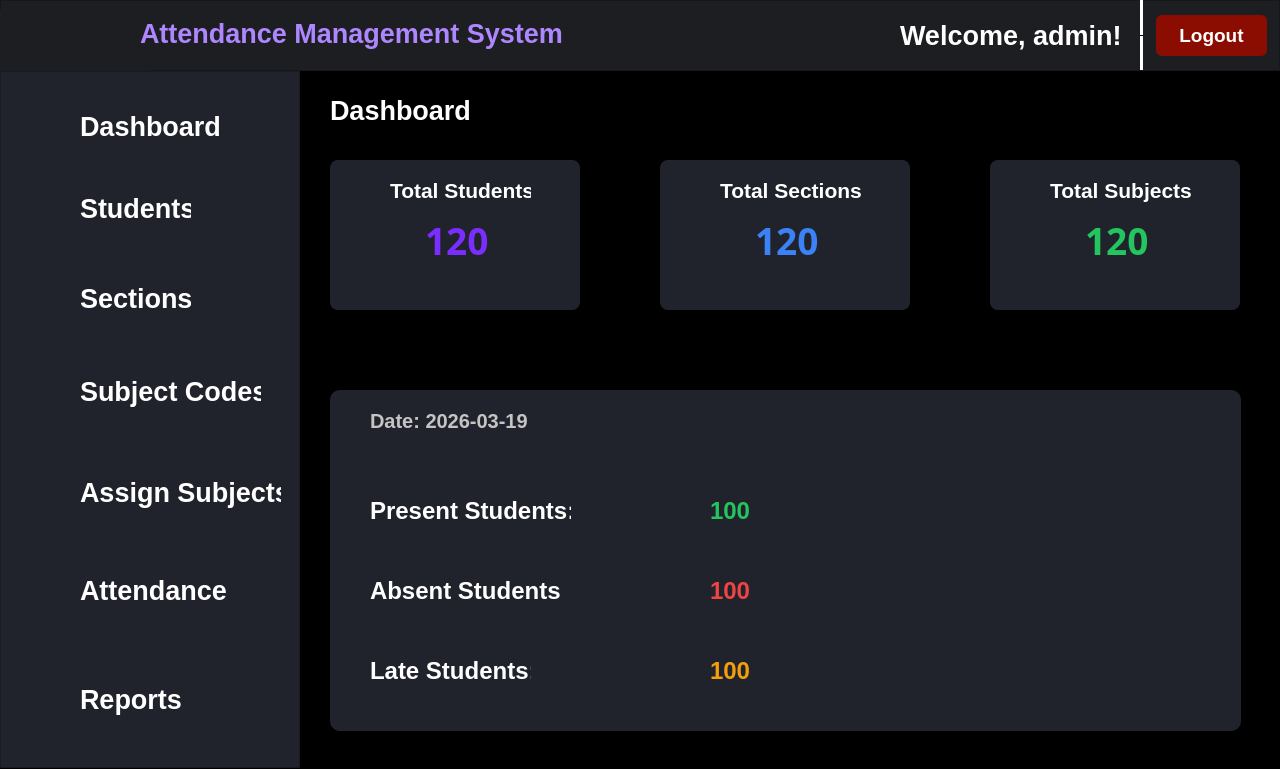
<?xml version="1.0" encoding="UTF-8"?>
<ui version="4.0">
 <class>MainWindow</class>
 <widget class="QMainWindow" name="MainWindow">
  <property name="geometry">
   <rect>
    <x>0</x>
    <y>0</y>
    <width>1280</width>
    <height>769</height>
   </rect>
  </property>
  <property name="minimumSize">
   <size>
    <width>1280</width>
    <height>768</height>
   </size>
  </property>
  <property name="maximumSize">
   <size>
    <width>1280</width>
    <height>16777215</height>
   </size>
  </property>
  <property name="windowTitle">
   <string>MainWindow</string>
  </property>
  <property name="styleSheet">
   <string notr="true">QMainWindow{
	background-color: black;
}

QWidget#centralwidget{
	background-color: black;
}</string>
  </property>
  <widget class="QWidget" name="centralwidget">
   <widget class="QFrame" name="topbar">
    <property name="geometry">
     <rect>
      <x>0</x>
      <y>0</y>
      <width>1280</width>
      <height>71</height>
     </rect>
    </property>
    <property name="styleSheet">
     <string notr="true">background-color: #1D1E21;</string>
    </property>
    <property name="frameShape">
     <enum>QFrame::StyledPanel</enum>
    </property>
    <property name="frameShadow">
     <enum>QFrame::Raised</enum>
    </property>
    <widget class="QLabel" name="label">
     <property name="geometry">
      <rect>
       <x>0</x>
       <y>10</y>
       <width>151</width>
       <height>71</height>
      </rect>
     </property>
     <property name="text">
      <string/>
     </property>
     <property name="pixmap">
      <pixmap>../assets/140x140.png</pixmap>
     </property>
    </widget>
    <widget class="QLabel" name="label_2">
     <property name="geometry">
      <rect>
       <x>140</x>
       <y>8</y>
       <width>431</width>
       <height>50</height>
      </rect>
     </property>
     <property name="font">
      <font>
       <family>Segoe UI</family>
       <pointsize>20</pointsize>
       <weight>75</weight>
       <bold>true</bold>
      </font>
     </property>
     <property name="styleSheet">
      <string notr="true">color: #AE86FF;</string>
     </property>
     <property name="text">
      <string>Attendance Management System</string>
     </property>
    </widget>
    <widget class="QPushButton" name="pushButton_9">
     <property name="geometry">
      <rect>
       <x>1156</x>
       <y>15</y>
       <width>111</width>
       <height>41</height>
      </rect>
     </property>
     <property name="font">
      <font>
       <family>Segoe UI</family>
       <pointsize>14</pointsize>
       <weight>75</weight>
       <bold>true</bold>
      </font>
     </property>
     <property name="cursor">
      <cursorShape>PointingHandCursor</cursorShape>
     </property>
     <property name="styleSheet">
      <string notr="true">QPushButton {
background-color: #8B0C00;
border: none;
color: white;
border-radius: 6px;
}

QPushButton:hover {
background-color: #67160F;
}</string>
     </property>
     <property name="text">
      <string>Logout</string>
     </property>
    </widget>
    <widget class="QFrame" name="line">
     <property name="geometry">
      <rect>
       <x>1140</x>
       <y>0</y>
       <width>3</width>
       <height>70</height>
      </rect>
     </property>
     <property name="styleSheet">
      <string notr="true">background-color: white;</string>
     </property>
     <property name="frameShape">
      <enum>QFrame::HLine</enum>
     </property>
     <property name="orientation" stdset="0">
      <number>5</number>
     </property>
    </widget>
    <widget class="QLabel" name="label_3">
     <property name="geometry">
      <rect>
       <x>900</x>
       <y>10</y>
       <width>221</width>
       <height>50</height>
      </rect>
     </property>
     <property name="font">
      <font>
       <family>Segoe UI</family>
       <pointsize>20</pointsize>
       <weight>75</weight>
       <bold>true</bold>
      </font>
     </property>
     <property name="styleSheet">
      <string notr="true">color: white;</string>
     </property>
     <property name="text">
      <string>Welcome, admin!</string>
     </property>
    </widget>
   </widget>
   <widget class="QFrame" name="frame_2">
    <property name="geometry">
     <rect>
      <x>0</x>
      <y>71</y>
      <width>300</width>
      <height>697</height>
     </rect>
    </property>
    <property name="styleSheet">
     <string notr="true">background-color: #20232B;
padding: 10px;</string>
    </property>
    <property name="frameShape">
     <enum>QFrame::StyledPanel</enum>
    </property>
    <property name="frameShadow">
     <enum>QFrame::Raised</enum>
    </property>
    <widget class="QPushButton" name="pushButton">
     <property name="geometry">
      <rect>
       <x>70</x>
       <y>30</y>
       <width>161</width>
       <height>51</height>
      </rect>
     </property>
     <property name="font">
      <font>
       <family>Segoe UI</family>
       <pointsize>20</pointsize>
       <weight>75</weight>
       <italic>false</italic>
       <bold>true</bold>
      </font>
     </property>
     <property name="cursor">
      <cursorShape>PointingHandCursor</cursorShape>
     </property>
     <property name="styleSheet">
      <string notr="true">QPushButton {
    color: white;
    background: transparent;
    border: none;
    text-align: left;
    padding: 10px;
}

QPushButton:hover {
    color: #7B2CFF;
}

QPushButton:checked {
    color: #7B2CFF;
    font-weight: bold;
}</string>
     </property>
     <property name="text">
      <string>Dashboard</string>
     </property>
    </widget>
    <widget class="QPushButton" name="pushButton_2">
     <property name="geometry">
      <rect>
       <x>70</x>
       <y>112</y>
       <width>131</width>
       <height>51</height>
      </rect>
     </property>
     <property name="font">
      <font>
       <family>Segoe UI</family>
       <pointsize>20</pointsize>
       <weight>75</weight>
       <italic>false</italic>
       <bold>true</bold>
      </font>
     </property>
     <property name="cursor">
      <cursorShape>PointingHandCursor</cursorShape>
     </property>
     <property name="styleSheet">
      <string notr="true">QPushButton {
    color: white;
    background: transparent;
    border: none;
    text-align: left;
    padding: 10px;
}

QPushButton:hover {
    color: #7B2CFF;
}

QPushButton:checked {
    color: #7B2CFF;
    font-weight: bold;
}</string>
     </property>
     <property name="text">
      <string>Students</string>
     </property>
    </widget>
    <widget class="QPushButton" name="pushButton_3">
     <property name="geometry">
      <rect>
       <x>70</x>
       <y>202</y>
       <width>131</width>
       <height>51</height>
      </rect>
     </property>
     <property name="font">
      <font>
       <family>Segoe UI</family>
       <pointsize>20</pointsize>
       <weight>75</weight>
       <italic>false</italic>
       <bold>true</bold>
      </font>
     </property>
     <property name="cursor">
      <cursorShape>PointingHandCursor</cursorShape>
     </property>
     <property name="styleSheet">
      <string notr="true">QPushButton {
     color: white;
    background: transparent;
    border: none;
    text-align: left;
    padding: 10px;
}

QPushButton:hover {
    color: #7B2CFF;
}

QPushButton:checked {
    color: #7B2CFF;
    font-weight: bold;
}</string>
     </property>
     <property name="text">
      <string>Sections</string>
     </property>
    </widget>
    <widget class="QPushButton" name="pushButton_4">
     <property name="geometry">
      <rect>
       <x>70</x>
       <y>290</y>
       <width>201</width>
       <height>61</height>
      </rect>
     </property>
     <property name="font">
      <font>
       <family>Segoe UI</family>
       <pointsize>20</pointsize>
       <weight>75</weight>
       <italic>false</italic>
       <bold>true</bold>
      </font>
     </property>
     <property name="cursor">
      <cursorShape>PointingHandCursor</cursorShape>
     </property>
     <property name="acceptDrops">
      <bool>false</bool>
     </property>
     <property name="styleSheet">
      <string notr="true">QPushButton {
     color: white;
    background: transparent;
    border: none;
    text-align: left;
    padding: 10px;
}

QPushButton:hover {
    color: #7B2CFF;
}

QPushButton:checked {
    color: #7B2CFF;
    font-weight: bold;
}</string>
     </property>
     <property name="text">
      <string>Subject Codes</string>
     </property>
    </widget>
    <widget class="QPushButton" name="pushButton_5">
     <property name="geometry">
      <rect>
       <x>70</x>
       <y>391</y>
       <width>221</width>
       <height>61</height>
      </rect>
     </property>
     <property name="font">
      <font>
       <family>Segoe UI</family>
       <pointsize>20</pointsize>
       <weight>75</weight>
       <italic>false</italic>
       <bold>true</bold>
      </font>
     </property>
     <property name="cursor">
      <cursorShape>PointingHandCursor</cursorShape>
     </property>
     <property name="styleSheet">
      <string notr="true">QPushButton {
     color: white;
    background: transparent;
    border: none;
    text-align: left;
    padding: 10px;
}

QPushButton:hover {
    color: #7B2CFF;
}

QPushButton:checked {
    color: #7B2CFF;
    font-weight: bold;
}</string>
     </property>
     <property name="text">
      <string>Assign Subjects</string>
     </property>
    </widget>
    <widget class="QPushButton" name="pushButton_6">
     <property name="geometry">
      <rect>
       <x>70</x>
       <y>494</y>
       <width>171</width>
       <height>51</height>
      </rect>
     </property>
     <property name="font">
      <font>
       <family>Segoe UI</family>
       <pointsize>20</pointsize>
       <weight>75</weight>
       <italic>false</italic>
       <bold>true</bold>
      </font>
     </property>
     <property name="cursor">
      <cursorShape>PointingHandCursor</cursorShape>
     </property>
     <property name="styleSheet">
      <string notr="true">QPushButton {
    color: white;
    background: transparent;
    border: none;
    text-align: left;
    padding: 10px;
}

QPushButton:hover {
    color: #7B2CFF;
}

QPushButton:checked {
    color: #7B2CFF;
    font-weight: bold;
}</string>
     </property>
     <property name="text">
      <string>Attendance</string>
     </property>
    </widget>
    <widget class="QPushButton" name="pushButton_7">
     <property name="geometry">
      <rect>
       <x>70</x>
       <y>598</y>
       <width>121</width>
       <height>61</height>
      </rect>
     </property>
     <property name="font">
      <font>
       <family>Segoe UI</family>
       <pointsize>20</pointsize>
       <weight>75</weight>
       <italic>false</italic>
       <bold>true</bold>
      </font>
     </property>
     <property name="cursor">
      <cursorShape>PointingHandCursor</cursorShape>
     </property>
     <property name="styleSheet">
      <string notr="true">QPushButton {
     color: white;
    background: transparent;
    border: none;
    text-align: left;
    padding: 10px;
}

QPushButton:hover {
    color: #7B2CFF;
}

QPushButton:checked {
    color: #7B2CFF;
    font-weight: bold;
}</string>
     </property>
     <property name="text">
      <string>Reports</string>
     </property>
    </widget>
    <widget class="QLabel" name="label_4">
     <property name="geometry">
      <rect>
       <x>20</x>
       <y>30</y>
       <width>61</width>
       <height>61</height>
      </rect>
     </property>
     <property name="text">
      <string/>
     </property>
     <property name="pixmap">
      <pixmap>../assets/dashboard.png</pixmap>
     </property>
    </widget>
    <widget class="QLabel" name="label_5">
     <property name="geometry">
      <rect>
       <x>20</x>
       <y>115</y>
       <width>51</width>
       <height>51</height>
      </rect>
     </property>
     <property name="text">
      <string/>
     </property>
     <property name="pixmap">
      <pixmap>../assets/student.png</pixmap>
     </property>
    </widget>
    <widget class="QLabel" name="label_6">
     <property name="geometry">
      <rect>
       <x>20</x>
       <y>200</y>
       <width>61</width>
       <height>61</height>
      </rect>
     </property>
     <property name="text">
      <string/>
     </property>
     <property name="pixmap">
      <pixmap>../assets/section.png</pixmap>
     </property>
    </widget>
    <widget class="QLabel" name="label_7">
     <property name="geometry">
      <rect>
       <x>20</x>
       <y>300</y>
       <width>61</width>
       <height>51</height>
      </rect>
     </property>
     <property name="text">
      <string/>
     </property>
     <property name="pixmap">
      <pixmap>../assets/subject.png</pixmap>
     </property>
    </widget>
    <widget class="QLabel" name="label_8">
     <property name="geometry">
      <rect>
       <x>20</x>
       <y>400</y>
       <width>47</width>
       <height>51</height>
      </rect>
     </property>
     <property name="text">
      <string/>
     </property>
     <property name="pixmap">
      <pixmap>../assets/subject-code.png</pixmap>
     </property>
    </widget>
    <widget class="QLabel" name="label_9">
     <property name="geometry">
      <rect>
       <x>20</x>
       <y>500</y>
       <width>51</width>
       <height>51</height>
      </rect>
     </property>
     <property name="text">
      <string/>
     </property>
     <property name="pixmap">
      <pixmap>../assets/attendance.png</pixmap>
     </property>
    </widget>
    <widget class="QLabel" name="label_10">
     <property name="geometry">
      <rect>
       <x>20</x>
       <y>600</y>
       <width>61</width>
       <height>61</height>
      </rect>
     </property>
     <property name="text">
      <string/>
     </property>
     <property name="pixmap">
      <pixmap>../assets/report.png</pixmap>
     </property>
    </widget>
   </widget>
   <widget class="QFrame" name="frame">
    <property name="geometry">
     <rect>
      <x>330</x>
      <y>160</y>
      <width>250</width>
      <height>150</height>
     </rect>
    </property>
    <property name="styleSheet">
     <string notr="true">background-color: #20232B;
border-radius: 8px;
</string>
    </property>
    <property name="frameShape">
     <enum>QFrame::StyledPanel</enum>
    </property>
    <property name="frameShadow">
     <enum>QFrame::Raised</enum>
    </property>
    <widget class="QLabel" name="admininfo_2">
     <property name="geometry">
      <rect>
       <x>60</x>
       <y>10</y>
       <width>141</width>
       <height>41</height>
      </rect>
     </property>
     <property name="font">
      <font>
       <family>Segoe UI</family>
       <pointsize>16</pointsize>
       <weight>75</weight>
       <bold>true</bold>
      </font>
     </property>
     <property name="styleSheet">
      <string notr="true">color: white;
</string>
     </property>
     <property name="text">
      <string>Total Students</string>
     </property>
    </widget>
    <widget class="QLabel" name="lblTotalStudents">
     <property name="geometry">
      <rect>
       <x>95</x>
       <y>60</y>
       <width>71</width>
       <height>41</height>
      </rect>
     </property>
     <property name="font">
      <font>
       <family>Segoe UI Black</family>
       <pointsize>28</pointsize>
       <weight>75</weight>
       <bold>true</bold>
      </font>
     </property>
     <property name="styleSheet">
      <string notr="true">color: #7B2CFF;
</string>
     </property>
     <property name="text">
      <string>120</string>
     </property>
    </widget>
   </widget>
   <widget class="QFrame" name="frame_3">
    <property name="geometry">
     <rect>
      <x>660</x>
      <y>160</y>
      <width>250</width>
      <height>150</height>
     </rect>
    </property>
    <property name="styleSheet">
     <string notr="true">background-color: #20232B;
border-radius: 8px;
</string>
    </property>
    <property name="frameShape">
     <enum>QFrame::StyledPanel</enum>
    </property>
    <property name="frameShadow">
     <enum>QFrame::Raised</enum>
    </property>
    <widget class="QLabel" name="admininfo_3">
     <property name="geometry">
      <rect>
       <x>60</x>
       <y>10</y>
       <width>141</width>
       <height>41</height>
      </rect>
     </property>
     <property name="font">
      <font>
       <family>Segoe UI</family>
       <pointsize>16</pointsize>
       <weight>75</weight>
       <bold>true</bold>
      </font>
     </property>
     <property name="styleSheet">
      <string notr="true"> color: white;</string>
     </property>
     <property name="text">
      <string>Total Sections</string>
     </property>
    </widget>
    <widget class="QLabel" name="lblTOtalSections">
     <property name="geometry">
      <rect>
       <x>95</x>
       <y>60</y>
       <width>71</width>
       <height>41</height>
      </rect>
     </property>
     <property name="font">
      <font>
       <family>Segoe UI Black</family>
       <pointsize>28</pointsize>
       <weight>75</weight>
       <bold>true</bold>
      </font>
     </property>
     <property name="styleSheet">
      <string notr="true">color: #3B82F6;
</string>
     </property>
     <property name="text">
      <string>120</string>
     </property>
    </widget>
   </widget>
   <widget class="QFrame" name="frame_4">
    <property name="geometry">
     <rect>
      <x>990</x>
      <y>160</y>
      <width>250</width>
      <height>150</height>
     </rect>
    </property>
    <property name="styleSheet">
     <string notr="true">background-color: #20232B;
border-radius: 8px;
</string>
    </property>
    <property name="frameShape">
     <enum>QFrame::StyledPanel</enum>
    </property>
    <property name="frameShadow">
     <enum>QFrame::Raised</enum>
    </property>
    <widget class="QLabel" name="admininfo_4">
     <property name="geometry">
      <rect>
       <x>60</x>
       <y>10</y>
       <width>141</width>
       <height>41</height>
      </rect>
     </property>
     <property name="font">
      <font>
       <family>Segoe UI</family>
       <pointsize>16</pointsize>
       <weight>75</weight>
       <bold>true</bold>
      </font>
     </property>
     <property name="styleSheet">
      <string notr="true"> color: white;</string>
     </property>
     <property name="text">
      <string>Total Subjects</string>
     </property>
    </widget>
    <widget class="QLabel" name="lblTotalSubjects">
     <property name="geometry">
      <rect>
       <x>95</x>
       <y>60</y>
       <width>71</width>
       <height>41</height>
      </rect>
     </property>
     <property name="font">
      <font>
       <family>Segoe UI Black</family>
       <pointsize>28</pointsize>
       <weight>75</weight>
       <bold>true</bold>
      </font>
     </property>
     <property name="styleSheet">
      <string notr="true">color: #22C55E;
</string>
     </property>
     <property name="text">
      <string>120</string>
     </property>
    </widget>
   </widget>
   <widget class="QLabel" name="apptitle_2">
    <property name="geometry">
     <rect>
      <x>330</x>
      <y>90</y>
      <width>141</width>
      <height>41</height>
     </rect>
    </property>
    <property name="font">
     <font>
      <family>Segoe UI</family>
      <pointsize>20</pointsize>
      <weight>75</weight>
      <italic>false</italic>
      <bold>true</bold>
     </font>
    </property>
    <property name="styleSheet">
     <string notr="true">color: #FFFFFF;
</string>
    </property>
    <property name="text">
     <string>Dashboard</string>
    </property>
   </widget>
   <widget class="QFrame" name="frame_5">
    <property name="geometry">
     <rect>
      <x>330</x>
      <y>390</y>
      <width>911</width>
      <height>341</height>
     </rect>
    </property>
    <property name="styleSheet">
     <string notr="true">background-color: #20232B;
border-radius: 10px;</string>
    </property>
    <property name="frameShape">
     <enum>QFrame::StyledPanel</enum>
    </property>
    <property name="frameShadow">
     <enum>QFrame::Raised</enum>
    </property>
    <widget class="QLabel" name="apptitle_3">
     <property name="geometry">
      <rect>
       <x>40</x>
       <y>90</y>
       <width>201</width>
       <height>61</height>
      </rect>
     </property>
     <property name="font">
      <font>
       <family>Segoe UI</family>
       <pointsize>18</pointsize>
       <weight>75</weight>
       <italic>false</italic>
       <bold>true</bold>
      </font>
     </property>
     <property name="styleSheet">
      <string notr="true">color: white;
</string>
     </property>
     <property name="text">
      <string>Present Students:</string>
     </property>
    </widget>
    <widget class="QLabel" name="apptitle_4">
     <property name="geometry">
      <rect>
       <x>40</x>
       <y>170</y>
       <width>191</width>
       <height>61</height>
      </rect>
     </property>
     <property name="font">
      <font>
       <family>Segoe UI</family>
       <pointsize>18</pointsize>
       <weight>75</weight>
       <italic>false</italic>
       <bold>true</bold>
      </font>
     </property>
     <property name="styleSheet">
      <string notr="true">color: white;
</string>
     </property>
     <property name="text">
      <string>Absent Students:</string>
     </property>
    </widget>
    <widget class="QLabel" name="apptitle_5">
     <property name="geometry">
      <rect>
       <x>40</x>
       <y>250</y>
       <width>161</width>
       <height>61</height>
      </rect>
     </property>
     <property name="font">
      <font>
       <family>Segoe UI</family>
       <pointsize>18</pointsize>
       <weight>75</weight>
       <italic>false</italic>
       <bold>true</bold>
      </font>
     </property>
     <property name="styleSheet">
      <string notr="true">color: white;</string>
     </property>
     <property name="text">
      <string>Late Students:</string>
     </property>
    </widget>
    <widget class="QLabel" name="lblCurrentAbsent">
     <property name="geometry">
      <rect>
       <x>380</x>
       <y>170</y>
       <width>91</width>
       <height>61</height>
      </rect>
     </property>
     <property name="font">
      <font>
       <family>Segoe UI</family>
       <pointsize>18</pointsize>
       <weight>75</weight>
       <italic>false</italic>
       <bold>true</bold>
      </font>
     </property>
     <property name="styleSheet">
      <string notr="true">color: #EF4444;
</string>
     </property>
     <property name="text">
      <string>100</string>
     </property>
    </widget>
    <widget class="QLabel" name="lblCurrentPresent">
     <property name="geometry">
      <rect>
       <x>380</x>
       <y>90</y>
       <width>91</width>
       <height>61</height>
      </rect>
     </property>
     <property name="font">
      <font>
       <family>Segoe UI</family>
       <pointsize>18</pointsize>
       <weight>75</weight>
       <italic>false</italic>
       <bold>true</bold>
      </font>
     </property>
     <property name="styleSheet">
      <string notr="true">color: #22C55E;
</string>
     </property>
     <property name="text">
      <string>100</string>
     </property>
    </widget>
    <widget class="QLabel" name="lblCurrentLate">
     <property name="geometry">
      <rect>
       <x>380</x>
       <y>250</y>
       <width>91</width>
       <height>61</height>
      </rect>
     </property>
     <property name="font">
      <font>
       <family>Segoe UI</family>
       <pointsize>18</pointsize>
       <weight>75</weight>
       <italic>false</italic>
       <bold>true</bold>
      </font>
     </property>
     <property name="styleSheet">
      <string notr="true">color: #F59E0B;
</string>
     </property>
     <property name="text">
      <string>100</string>
     </property>
    </widget>
    <widget class="QLabel" name="lblCurrentDate">
     <property name="geometry">
      <rect>
       <x>40</x>
       <y>20</y>
       <width>181</width>
       <height>21</height>
      </rect>
     </property>
     <property name="font">
      <font>
       <family>Segoe UI</family>
       <pointsize>15</pointsize>
       <weight>75</weight>
       <italic>false</italic>
       <bold>true</bold>
      </font>
     </property>
     <property name="styleSheet">
      <string notr="true">color: #C4C4C4;
</string>
     </property>
     <property name="text">
      <string>Date: 2026-03-19</string>
     </property>
    </widget>
   </widget>
   <widget class="QFrame" name="line_2">
    <property name="geometry">
     <rect>
      <x>300</x>
      <y>340</y>
      <width>981</width>
      <height>16</height>
     </rect>
    </property>
    <property name="frameShape">
     <enum>QFrame::HLine</enum>
    </property>
    <property name="orientation" stdset="0">
     <number>4</number>
    </property>
   </widget>
  </widget>
 </widget>
 <resources/>
 <connections/>
</ui>
